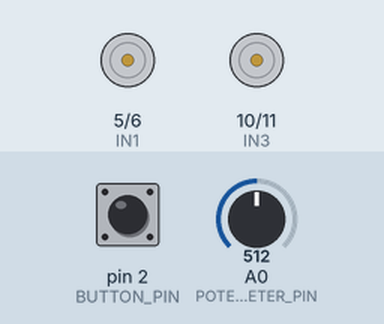
This sketch was run on a simulated Arduino Uno, built with avr-gcc and run on an emulated ATmega328P. On the bench: motor-driver pin pairs drawn as motors (green arrow = first pin HIGH = forward, orange = second pin HIGH = backward, longer = more drive, scaled by the enable pin). Inputs (shaded band) come from the test bench; at power-on: pin 2 (BUTTON_PIN) HIGH, A0 (POTENTIOMETER_PIN) = 512.

Above: at 1.2 s.
1.3 s: pin 2 (BUTTON_PIN) pulled LOW for 0.15 s
At 1.37 s:
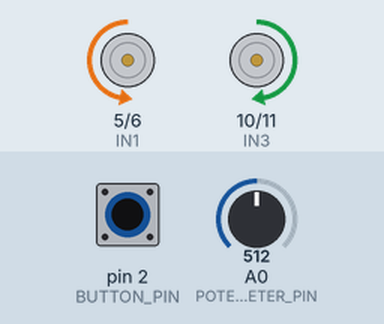
2.9 s: pin 2 (BUTTON_PIN) pulled LOW for 3.2 s
At 6.9 s:
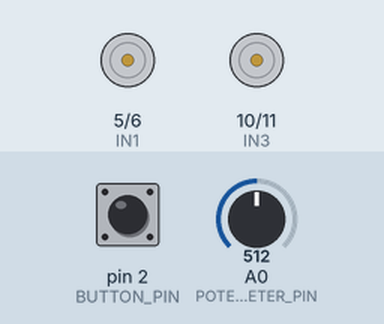
Timing chart, 0 to 8.4 s (numbered marks = the images above; inputs shaded):
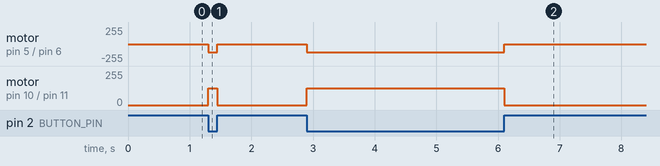

The sketch:

e_to_integrate_pb_robomov__and_potentiometer_speed_controll_.ino
```cpp
// Define motor pins
#define ENA 3 // Enable Motor A (PWM)
#define IN1 5 // Input 1 of Motor A
#define IN2 6 // Input 2 of Motor A
#define ENB 9 // Enable Motor B (PWM)
#define IN3 10 // Input 1 of Motor B
#define IN4 11 // Input 2 of Motor B

// Define potentiometer pin
#define POTENTIOMETER_PIN A0

// Define push button pin
#define BUTTON_PIN 2

boolean buttonState = false;

void setup() {
  // Motor pins as output
  pinMode(ENA, OUTPUT);
  pinMode(IN1, OUTPUT);
  pinMode(IN2, OUTPUT);
  pinMode(ENB, OUTPUT);
  pinMode(IN3, OUTPUT);
  pinMode(IN4, OUTPUT);

  // Push button pin as input
  pinMode(BUTTON_PIN, INPUT_PULLUP);

  // Initially stop the motors
  stopMotors();
}

void loop() {
  // Check if the button is pressed
  if (digitalRead(BUTTON_PIN) == LOW) {
    // Button is pressed, move the robot forward
    moveForward();
  } else {
    // Button is released, stop the robot
    stopMotors();
  }
}

// Function to move the robot forward
void moveForward() {
  // Read the value of the potentiometer
  int potValue = analogRead(POTENTIOMETER_PIN);

  // Map the potentiometer value to PWM range (0-255)
  int speed = map(potValue, 0, 1023, 0, 255);

  // Set motor speed
  analogWrite(ENA, speed);
  analogWrite(ENB, speed);

  // Move the robot forward
  digitalWrite(IN1, LOW);
  digitalWrite(IN2, HIGH);
  digitalWrite(IN3, HIGH);
  digitalWrite(IN4, LOW);
}

// Function to stop the robot
void stopMotors() {
  // Stop both motors
  analogWrite(ENA, 0);
  analogWrite(ENB, 0);
}
```

Measured:
- after the input at 1.3 s, motor on pin 5 (IN1) / pin 6 (IN2): stopped → backward 127/255 at once, → stopped 0.15 s later; motor on pin 10 (IN3) / pin 11 (IN4): stopped → forward 127/255 at once, → stopped 0.15 s later
- after the input at 2.9 s, motor on pin 5 (IN1) / pin 6 (IN2): stopped → backward 127/255 at once, → stopped 3.2 s later; motor on pin 10 (IN3) / pin 11 (IN4): stopped → forward 127/255 at once, → stopped 3.2 s later
